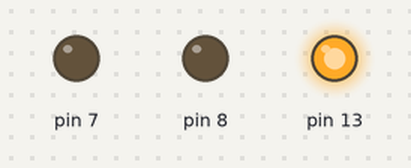
The sketch below on a simulated Arduino Uno, built with avr-gcc and run on an emulated ATmega328P. On the bench: output pins drawn as LEDs (lit = HIGH).

Above: at 0.5 s.
At 2.2 s:
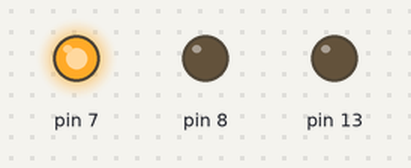
At 5.5 s:
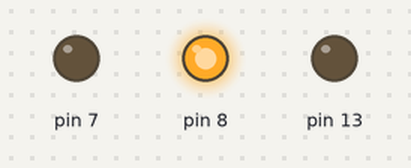
At 10.0 s:
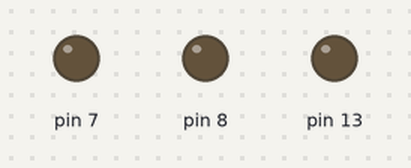
Timing chart, 0 to 11.1 s (numbered marks = the images above):
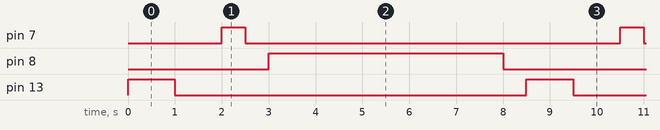

Measured:
- by itself, pin 7: alternates HIGH for 0.50 s and LOW for 8.0 s
- by itself, pin 8: alternates HIGH for 5.0 s and LOW for 3.5 s
- by itself, pin 13: alternates HIGH for 1.0 s and LOW for 7.5 s

The sketch:

semaforo.ino
```cpp
void setup() {
  // put your setup code here, to run once:
pinMode(13, OUTPUT);
pinMode(7, OUTPUT);
pinMode(8, OUTPUT);
}

void loop() {
digitalWrite(13, HIGH);
delay(1000);
digitalWrite(13, LOW);
delay(1000);
digitalWrite(7, HIGH);
delay(500);
digitalWrite(7, LOW);
delay(500);
digitalWrite(8, HIGH);
delay(5000);
digitalWrite(8, LOW);
delay(500);
}
```
